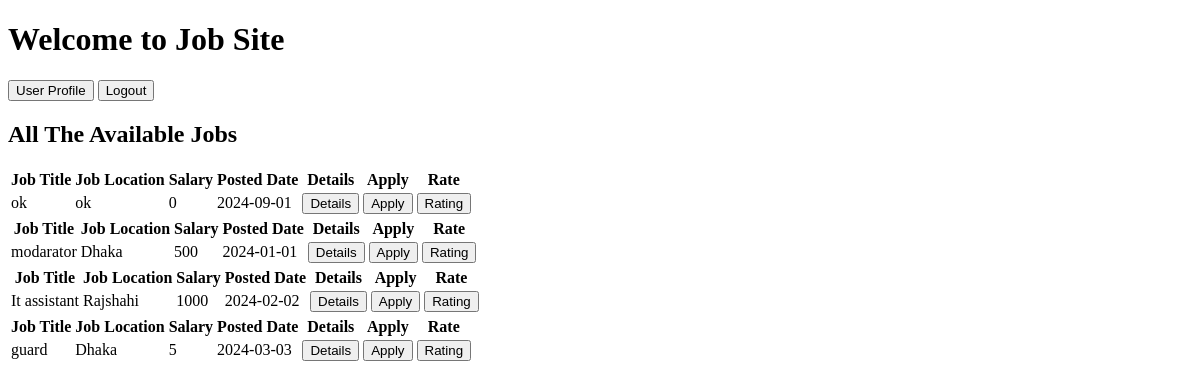
/rating/homepage.php, run on an earlier commit of the app's database.
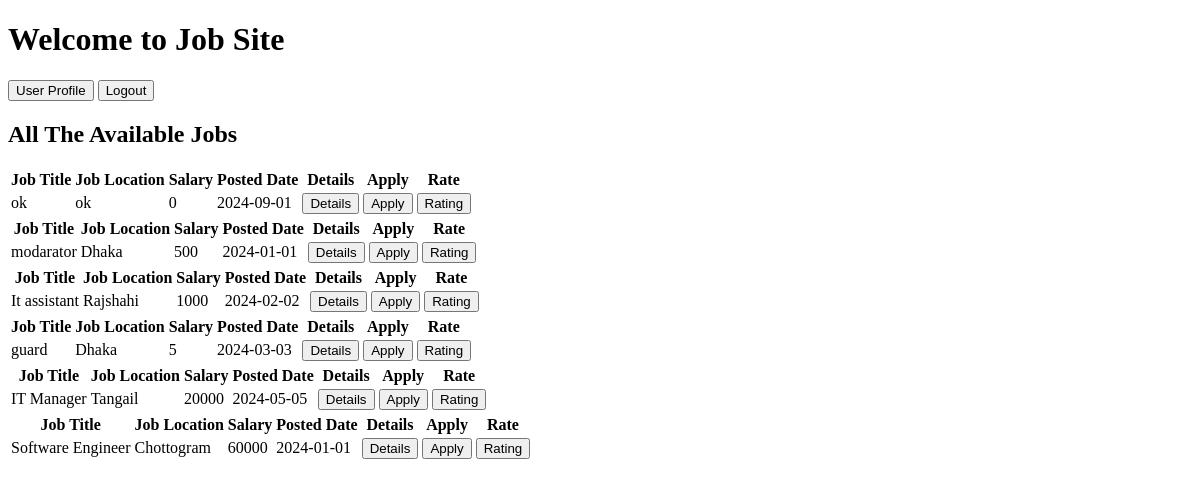
And on a later commit of the database.
### tables this page shows
CREATE TABLE `job` (
  `job_id` int(5) NOT NULL,
  `company_id` int(5) DEFAULT NULL,
  `title` varchar(50) NOT NULL,
  `description` varchar(1000) NOT NULL,
  `location` varchar(50) NOT NULL,
  `required_skill` varchar(200) NOT NULL,
  `required_experience` varchar(200) NOT NULL,
  `salary` int(10) NOT NULL,
  `posted_date` date NOT NULL
);

### rating/homepage.php (the view, shortened to what this page needs)
<?php
    require_once("connect.php");
?>
<!DOCTYPE html>
<html lang="en">
<head>
</head>
<body>
    <div class="container my-5">
        <h1>Welcome to Job Site </h1>
        <button onclick="location.href='../candidate/candidate_profile_display.php'">User Profile</button>
        <button onclick="location.href='../candidate/index.php'">Logout</button>
        <h2>All The Available Jobs</h2>
            <?php
                $sql = "SELECT * FROM job";
                $result = mysqli_query($conn, $sql);
                while($row = mysqli_fetch_array($result)){
                    ?>
                    <table class="table">
                        <thead>
                            <tr>
                                <th>Job Title</th>
                                <th>Job Location</th>
                                <th>Salary</th>
                                <th>Posted Date</th>
                                <th>Details</th>
                                <th>Apply</th>
                                <th>Rate</th>
                            </tr>
                        </thead>
                        <tbody>
                            <tr>
                                <td><?php echo $row["title"]; ?></td>
                                <td><?php echo $row["location"]; ?></td>
                                <td><?php echo $row["salary"]; ?></td>
                                <td><?php echo $row["posted_date"]; ?></td>
                                <td><button onclick="location.href='../jobdescription.php'">Details</button></td>
                                <td><form action="../candidate/apply_job.php" method="post">
                                    <input type="submit" value="Apply" >
                                </form></td>
                                <td><form action="job_rating.php" method="post">
                                    <input type="submit" value="Rating" >
                                </form></td>
                            </tr>
                        </tbody>
                    </table>
                    <?php
                    }
                    ?>
    </div>
</body>
</html>

What changed in the data, as far as the page shows it:
added job: title "IT Manager", location "Tangail", salary "20000", posted_date "2024-05-05"
added job: title "Software Engineer", location "Chottogram", salary "60000", posted_date "2024-01-01"
